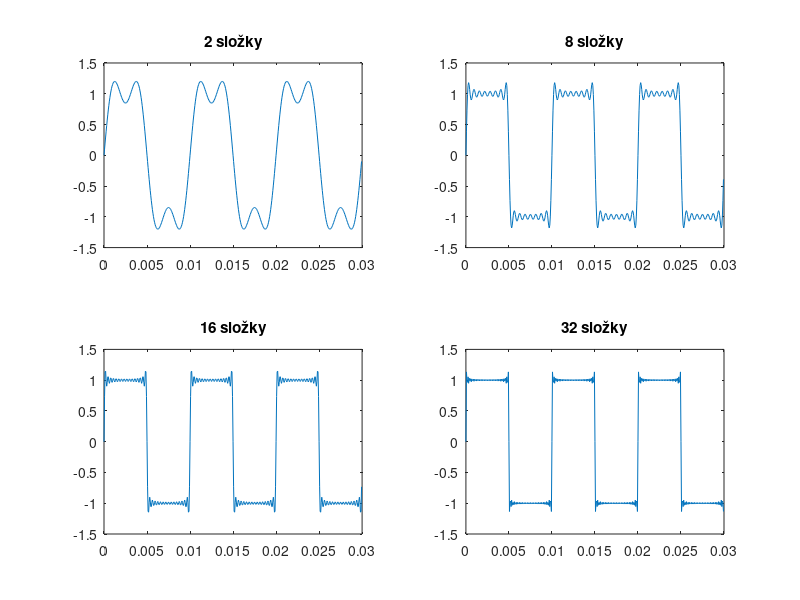

MATLAB code to generate this figure:
clear; clc; close all;

% T1 = 1/100;
% T4 = 4*T1;
% Fs = 8000;
% 
% t = 0 : 1/Fs : T4 - 1/Fs;
% 
% A = 5;
% x = A * cos(2*pi*100*t);
% plot(t, x);

f = 100;
T1 = 1/f;
T3 = 3 * T1;
Fs = 16000;

t = 0 : 1/Fs : T3 - 1/Fs;

x = zeros(size(t));
for k = 1:2
    n = 2*k - 1;
    x = x + (1/n) * cos(2*pi*n*f*t - pi/2);
end
x = (4/pi) * x;
subplot(2, 2, 1);
plot(t, x);
title('2 složky');

x = zeros(size(t));
for k = 1:8
    n = 2*k - 1;
    x = x + (1/n) * cos(2*pi*n*f*t - pi/2);
end
x = (4/pi) * x;
subplot(2, 2, 2);
plot(t, x);
title('8 složky');

x = zeros(size(t));
for k = 1:16
    n = 2*k - 1;
    x = x + (1/n) * cos(2*pi*n*f*t - pi/2);
end
x = (4/pi) * x;
subplot(2, 2, 3);
plot(t, x);
title('16 složky');

x = zeros(size(t));
for k = 1:32
    n = 2*k - 1;
    x = x + (1/n) * cos(2*pi*n*f*t - pi/2);
end
x = (4/pi) * x;
subplot(2, 2, 4);
plot(t, x);
title('32 složky');
